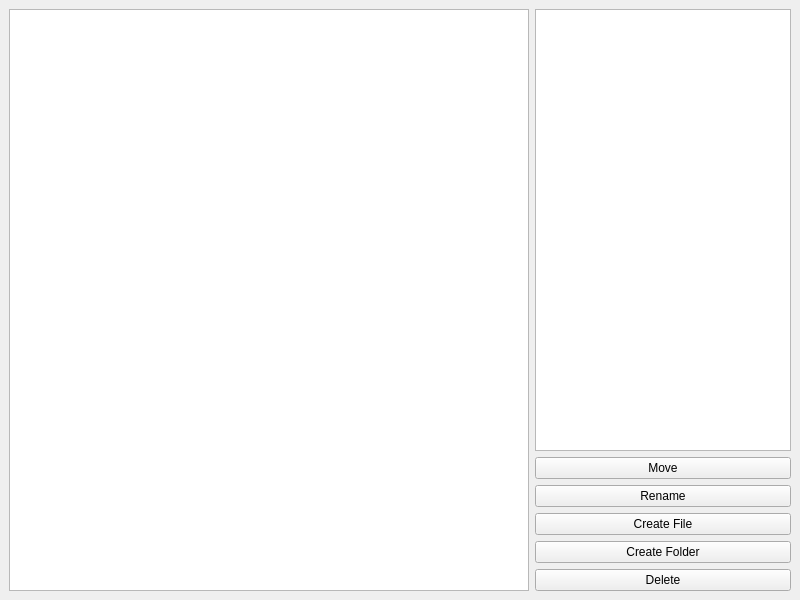
<?xml version="1.0" encoding="UTF-8"?>
<ui version="4.0">
 <class>MainWindow</class>
 <widget class="QMainWindow" name="MainWindow">
  <property name="geometry">
   <rect>
    <x>0</x>
    <y>0</y>
    <width>800</width>
    <height>600</height>
   </rect>
  </property>
  <property name="windowTitle">
   <string>File Manager</string>
  </property>
  <widget class="QWidget" name="centralwidget">
   <layout class="QHBoxLayout" name="horizontalLayout">
    <item>
     <widget class="QTreeView" name="treeView">
      <property name="sizePolicy">
       <sizepolicy hsizetype="Preferred" vsizetype="Expanding">
        <horstretch>1</horstretch>
        <verstretch>0</verstretch>
       </sizepolicy>
      </property>
      <property name="minimumWidth">
          <number>300</number>
      </property>
      <property name="uniformRowHeights">
          <bool>true</bool>
      </property>
     </widget>
    </item>
    <item>
     <layout class="QVBoxLayout" name="verticalLayout">
      <item>
       <widget class="QListView" name="listView">
        <property name="sizePolicy">
         <sizepolicy hsizetype="Preferred" vsizetype="Expanding">
          <horstretch>3</horstretch>
          <verstretch>0</verstretch>
         </sizepolicy>
        </property>
       </widget>
      </item>
      <item>
          <widget class="QPushButton" name="moveButton">
              <property name="text">
                  <string>Move</string>
              </property>
          </widget>
      </item>
      <item>
          <widget class="QPushButton" name="renameButton">
              <property name="text">
                  <string>Rename</string>
              </property>
          </widget>
      </item>
      <item>
       <widget class="QPushButton" name="createFileButton">
        <property name="text">
         <string>Create File</string>
        </property>
       </widget>
      </item>
      <item>
       <widget class="QPushButton" name="createFolderButton">
        <property name="text">
         <string>Create Folder</string>
        </property>
       </widget>
      </item>
      <item>
       <widget class="QPushButton" name="deleteButton">
        <property name="text">
         <string>Delete</string>
        </property>
       </widget>
      </item>
     </layout>
    </item>
   </layout>
  </widget>
 </widget>
 <resources/>
 <connections/>
</ui>
